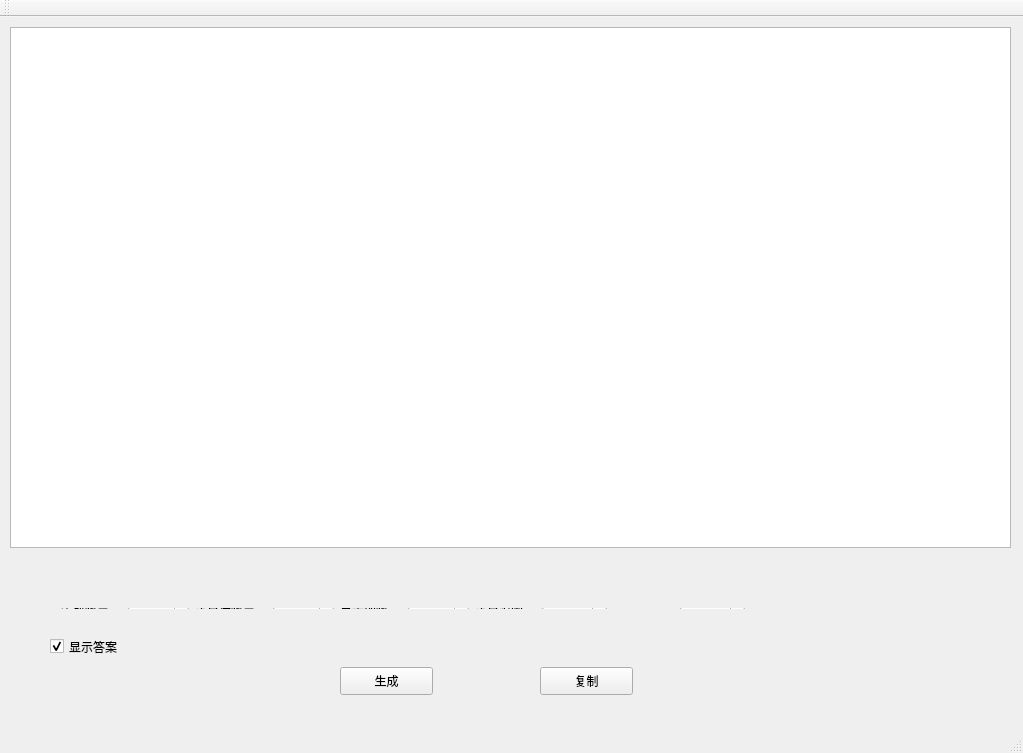
<?xml version="1.0" encoding="UTF-8"?>
<ui version="4.0">
 <class>MainWindow</class>
 <widget class="QMainWindow" name="MainWindow">
  <property name="geometry">
   <rect>
    <x>0</x>
    <y>0</y>
    <width>1023</width>
    <height>753</height>
   </rect>
  </property>
  <property name="windowTitle">
   <string>四则运算算式生成器</string>
  </property>
  <property name="locale">
   <locale language="Chinese" country="China"/>
  </property>
  <widget class="QWidget" name="centralWidget">
   <widget class="QPushButton" name="ButtonGenerator">
    <property name="geometry">
     <rect>
      <x>340</x>
      <y>650</y>
      <width>93</width>
      <height>28</height>
     </rect>
    </property>
    <property name="text">
     <string>生成</string>
    </property>
   </widget>
   <widget class="QPushButton" name="pushButton_copy">
    <property name="geometry">
     <rect>
      <x>540</x>
      <y>650</y>
      <width>93</width>
      <height>28</height>
     </rect>
    </property>
    <property name="text">
     <string>复制</string>
    </property>
   </widget>
   <widget class="QCheckBox" name="checkBox_showAns">
    <property name="geometry">
     <rect>
      <x>50</x>
      <y>620</y>
      <width>91</width>
      <height>19</height>
     </rect>
    </property>
    <property name="text">
     <string>显示答案</string>
    </property>
    <property name="checked">
     <bool>true</bool>
    </property>
   </widget>
   <widget class="QWidget" name="layoutWidget">
    <property name="geometry">
     <rect>
      <x>50</x>
      <y>540</y>
      <width>484</width>
      <height>21</height>
     </rect>
    </property>
    <layout class="QHBoxLayout" name="horizontalLayout">
     <item>
      <widget class="QLabel" name="label">
       <property name="text">
        <string>运算符种类：</string>
       </property>
      </widget>
     </item>
     <item>
      <widget class="QCheckBox" name="checkBox_haveAdd">
       <property name="text">
        <string>+</string>
       </property>
       <property name="checked">
        <bool>true</bool>
       </property>
      </widget>
     </item>
     <item>
      <widget class="QCheckBox" name="checkBox_haveSub">
       <property name="text">
        <string>-</string>
       </property>
       <property name="checked">
        <bool>true</bool>
       </property>
      </widget>
     </item>
     <item>
      <widget class="QCheckBox" name="checkBox_haveMul">
       <property name="text">
        <string>×</string>
       </property>
       <property name="checked">
        <bool>true</bool>
       </property>
      </widget>
     </item>
     <item>
      <widget class="QCheckBox" name="checkBox_haveDiv">
       <property name="text">
        <string>÷</string>
       </property>
       <property name="checked">
        <bool>true</bool>
       </property>
      </widget>
     </item>
    </layout>
   </widget>
   <widget class="QWidget" name="layoutWidget">
    <property name="geometry">
     <rect>
      <x>50</x>
      <y>580</y>
      <width>706</width>
      <height>23</height>
     </rect>
    </property>
    <layout class="QHBoxLayout" name="horizontalLayout_2">
     <item>
      <widget class="QLabel" name="label_2">
       <property name="text">
        <string>生成数量：</string>
       </property>
      </widget>
     </item>
     <item>
      <widget class="QSpinBox" name="spinBox_arithNum">
       <property name="maximum">
        <number>9999</number>
       </property>
       <property name="value">
        <number>100</number>
       </property>
      </widget>
     </item>
     <item>
      <widget class="QLabel" name="label_3">
       <property name="text">
        <string>运算符数量：</string>
       </property>
      </widget>
     </item>
     <item>
      <widget class="QSpinBox" name="spinBox_opNum">
       <property name="maximum">
        <number>999</number>
       </property>
       <property name="value">
        <number>3</number>
       </property>
      </widget>
     </item>
     <item>
      <widget class="QLabel" name="label_4">
       <property name="text">
        <string>显示列数：</string>
       </property>
      </widget>
     </item>
     <item>
      <widget class="QSpinBox" name="spinBox_printCol">
       <property name="value">
        <number>2</number>
       </property>
      </widget>
     </item>
     <item>
      <widget class="QLabel" name="label_5">
       <property name="text">
        <string>运算范围：</string>
       </property>
      </widget>
     </item>
     <item>
      <widget class="QSpinBox" name="spinBox_min">
       <property name="enabled">
        <bool>true</bool>
       </property>
       <property name="readOnly">
        <bool>true</bool>
       </property>
       <property name="minimum">
        <number>-99999</number>
       </property>
       <property name="maximum">
        <number>99999</number>
       </property>
      </widget>
     </item>
     <item>
      <widget class="QLabel" name="label_6">
       <property name="text">
        <string>-</string>
       </property>
      </widget>
     </item>
     <item>
      <widget class="QSpinBox" name="spinBox_max">
       <property name="minimum">
        <number>-99999</number>
       </property>
       <property name="maximum">
        <number>99999</number>
       </property>
       <property name="stepType">
        <enum>QAbstractSpinBox::DefaultStepType</enum>
       </property>
       <property name="value">
        <number>100</number>
       </property>
      </widget>
     </item>
    </layout>
   </widget>
   <widget class="QTextEdit" name="textEdit">
    <property name="geometry">
     <rect>
      <x>10</x>
      <y>10</y>
      <width>1001</width>
      <height>521</height>
     </rect>
    </property>
    <property name="verticalScrollBarPolicy">
     <enum>Qt::ScrollBarAsNeeded</enum>
    </property>
    <property name="horizontalScrollBarPolicy">
     <enum>Qt::ScrollBarAsNeeded</enum>
    </property>
   </widget>
  </widget>
  <widget class="QMenuBar" name="menuBar">
   <property name="geometry">
    <rect>
     <x>0</x>
     <y>0</y>
     <width>1023</width>
     <height>26</height>
    </rect>
   </property>
  </widget>
  <widget class="QToolBar" name="mainToolBar">
   <attribute name="toolBarArea">
    <enum>TopToolBarArea</enum>
   </attribute>
   <attribute name="toolBarBreak">
    <bool>false</bool>
   </attribute>
  </widget>
  <widget class="QStatusBar" name="statusBar"/>
 </widget>
 <layoutdefault spacing="6" margin="11"/>
 <resources/>
 <connections/>
 <slots>
  <slot>on_pushButton_showArith_clicked()</slot>
 </slots>
</ui>
